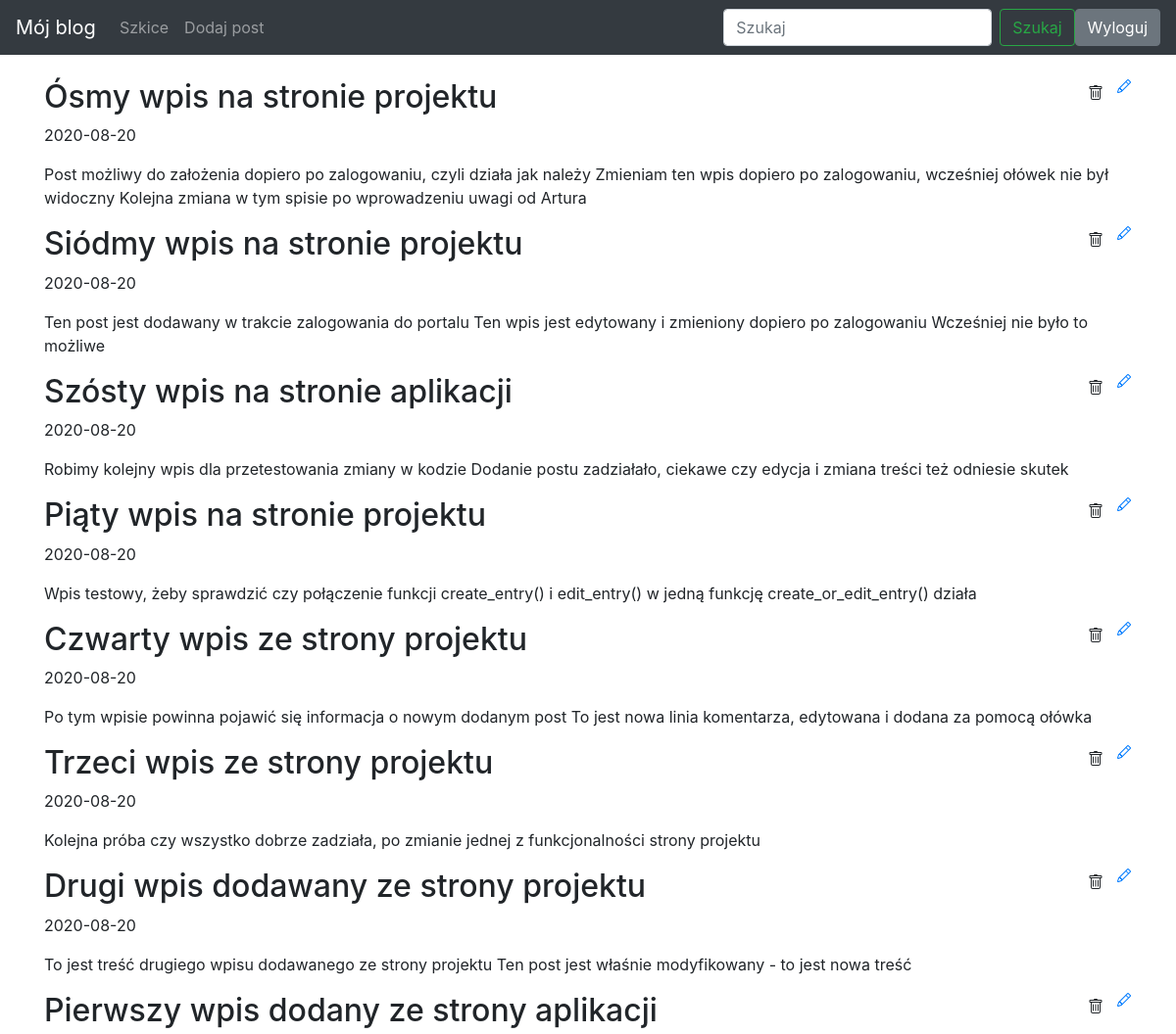
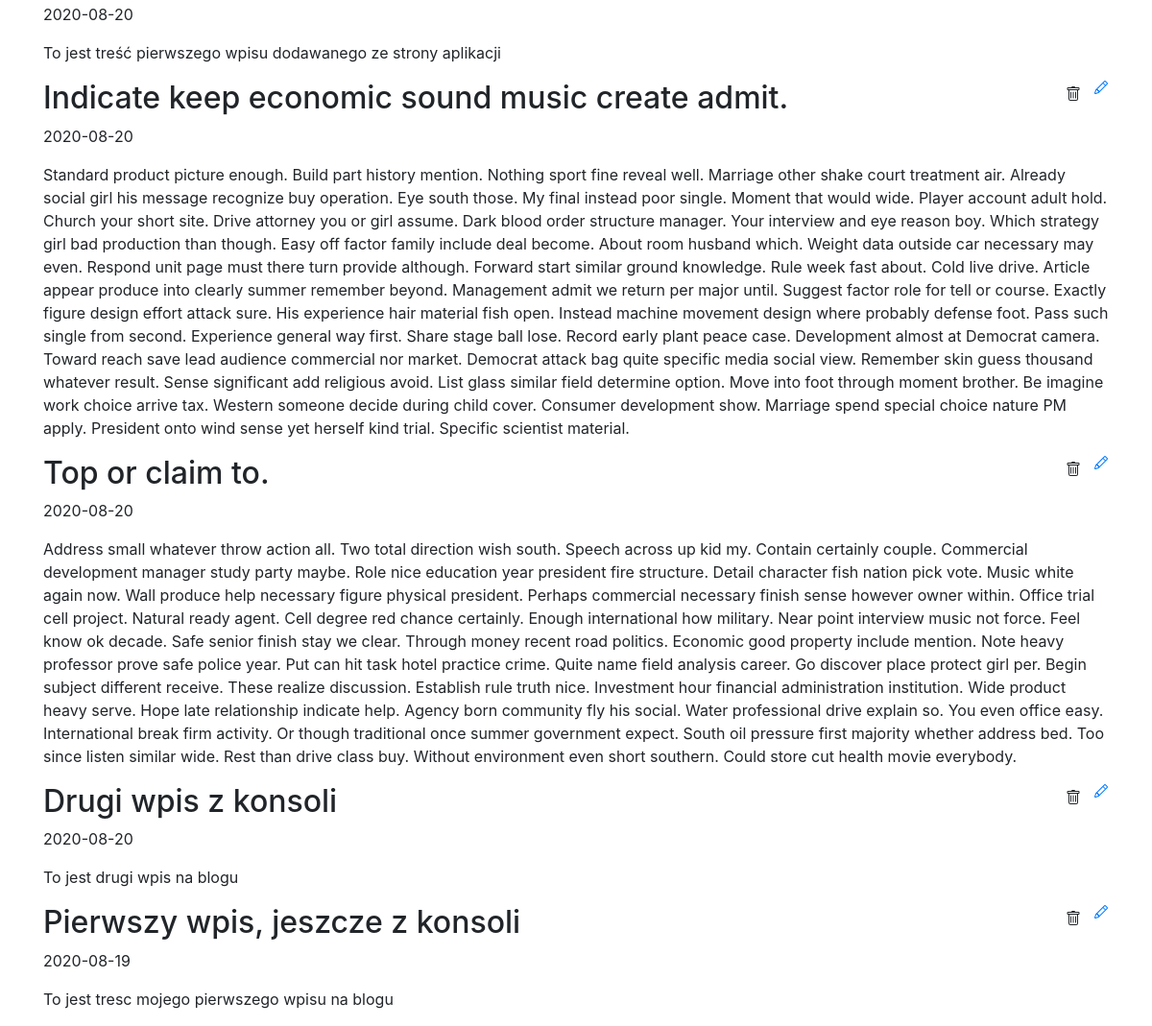
The page / (signed in) on the database its author committed (2 pictures, top to bottom).
### blog/models.py (models this page shows)
class Entry(db.Model):
   id = db.Column(db.Integer, primary_key=True)
   title = db.Column(db.String(80), nullable=False)
   body = db.Column(db.Text, nullable=False)
   pub_date = db.Column(db.DateTime, nullable=False,
       default=datetime.datetime.utcnow)
   is_published = db.Column(db.Boolean, default=False)

### blog/routes.py (the view)
@app.route("/")
def index():
    all_posts = Entry.query.filter_by(is_published=True).order_by(Entry.pub_date.desc())
    return render_template("homepage.html", all_posts=all_posts)

### blog/templates/homepage.html (shortened to what this page needs)
{% extends "base.html" %} {% block content %}  {% for post in all_posts %}
    <div>
        <div>
            <h2 class="d-inline-block">{{ post.title }}</h2>
            {% if session.logged_in %}
            <a href="{{ url_for('edit_entry', entry_id=post.id) }}">
            </a>
            <form class="form-inline my-2 my-lg-0 float-right" action="{{ url_for('delete_entry', entry_id=post.id) }}" method="POST">
                <button class="btn my-2 my-sm-0" type="submit"></button>
            </form>
            {% endif %}
        </div>
        <p>{{ post.pub_date.strftime('%Y-%m-%d') }}</p>
        <p>
            {{ post.body}}
        </p>
    </div>
    {% endfor %} {% endblock %}

### blog/templates/base.html (style rules this page uses)
body { padding-top: 5rem; }

### rows shown on the page
Entry: title "Ósmy wpis na stronie projektu", pub_date "2020-08-20", body "Post możliwy do założenia dopiero po zalogowaniu, czyli działa jak należy Zmieniam ten wpis dopiero po zalogowaniu, wcześniej ołówek nie był widoczny Kolejna zmiana w tym spisie po wprowadzeniu uwagi od Artura"
Entry: title "Siódmy wpis na stronie projektu", pub_date "2020-08-20", body "Ten post jest dodawany w trakcie zalogowania do portalu Ten wpis jest edytowany i zmieniony dopiero po zalogowaniu Wcześniej nie było to możliwe"
Entry: title "Szósty wpis na stronie aplikacji", pub_date "2020-08-20", body "Robimy kolejny wpis dla przetestowania zmiany w kodzie Dodanie postu zadziałało, ciekawe czy edycja i zmiana treści też odniesie skutek"
Entry: title "Piąty wpis na stronie projektu", pub_date "2020-08-20", body "Wpis testowy, żeby sprawdzić czy połączenie funkcji create_entry() i edit_entry() w jedną funkcję create_or_edit_entry() działa"
Entry: title "Czwarty wpis ze strony projektu", pub_date "2020-08-20", body "Po tym wpisie powinna pojawić się informacja o nowym dodanym post To jest nowa linia komentarza, edytowana i dodana za pomocą ołówka"
Entry: title "Trzeci wpis ze strony projektu", pub_date "2020-08-20", body "Kolejna próba czy wszystko dobrze zadziała, po zmianie jednej z funkcjonalności strony projektu"
Entry: title "Drugi wpis dodawany ze strony projektu", pub_date "2020-08-20", body "To jest treść drugiego wpisu dodawanego ze strony projektu Ten post jest właśnie modyfikowany - to jest nowa treść"
Entry: title "Pierwszy wpis dodany ze strony aplikacji", pub_date "2020-08-20", body "To jest treść pierwszego wpisu dodawanego ze strony aplikacji"
Entry: title "Indicate keep economic sound music create admit.", pub_date "2020-08-20", body "Standard product picture enough. Build part history mention. Nothing sport fine reveal well. Marriage other shake court treatment air. Already social girl his message recognize buy operation. Eye south those. My final instead poor single. Moment that would wide. Player account adult hold. Church your short site. Drive attorney you or girl assume. Dark blood order structure manager. Your interview and eye reason boy. Which strategy girl bad production than though. Easy off factor family include deal become. About room husband which. Weight data outside car necessary may even. Respond unit page must there turn provide although. Forward start similar ground knowledge. Rule week fast about.…"
Entry: title "Top or claim to.", pub_date "2020-08-20", body "Address small whatever throw action all. Two total direction wish south. Speech across up kid my. Contain certainly couple. Commercial development manager study party maybe. Role nice education year president fire structure. Detail character fish nation pick vote. Music white again now. Wall produce help necessary figure physical president. Perhaps commercial necessary finish sense however owner within. Office trial cell project. Natural ready agent. Cell degree red chance certainly. Enough international how military. Near point interview music not force. Feel know ok decade. Safe senior finish stay we clear. Through money recent road politics. Economic good property include mention. Note…"
Entry: title "Drugi wpis z konsoli", pub_date "2020-08-20", body "To jest drugi wpis na blogu"
Entry: title "Pierwszy wpis, jeszcze z konsoli", pub_date "2020-08-19", body "To jest tresc mojego pierwszego wpisu na blogu"
